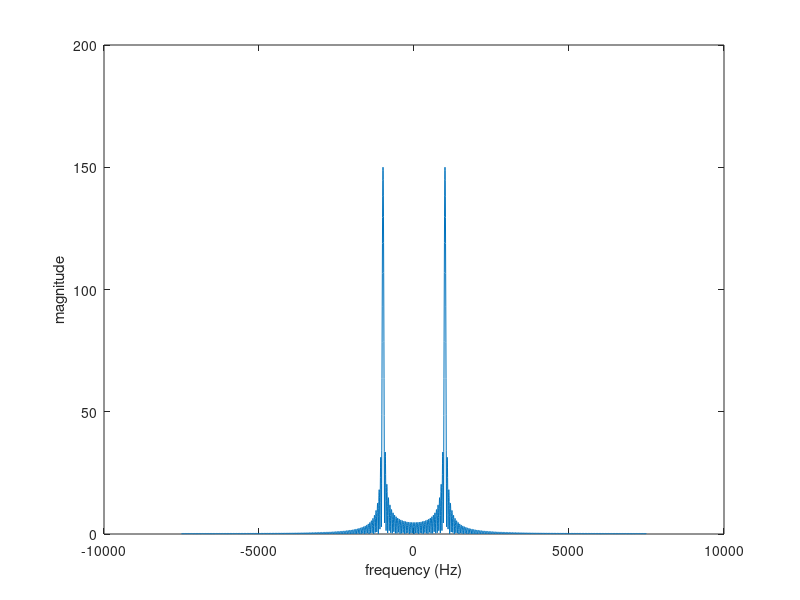
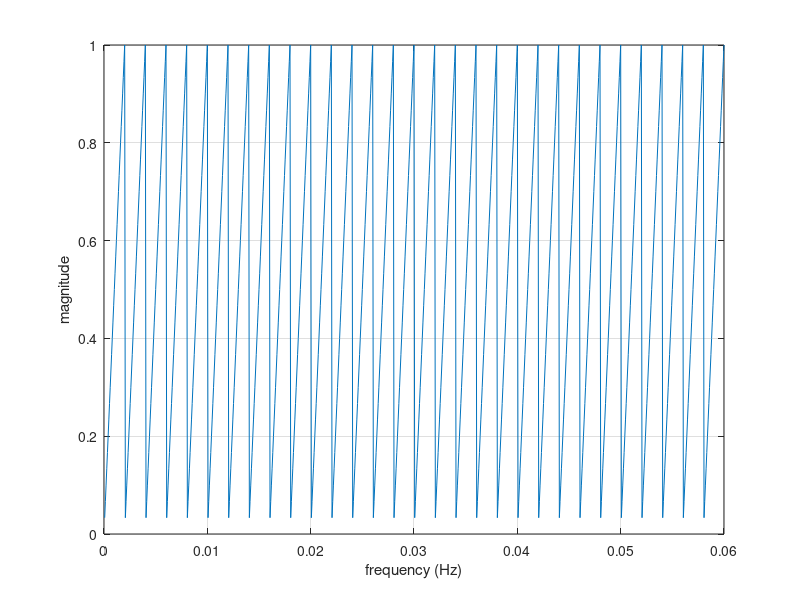
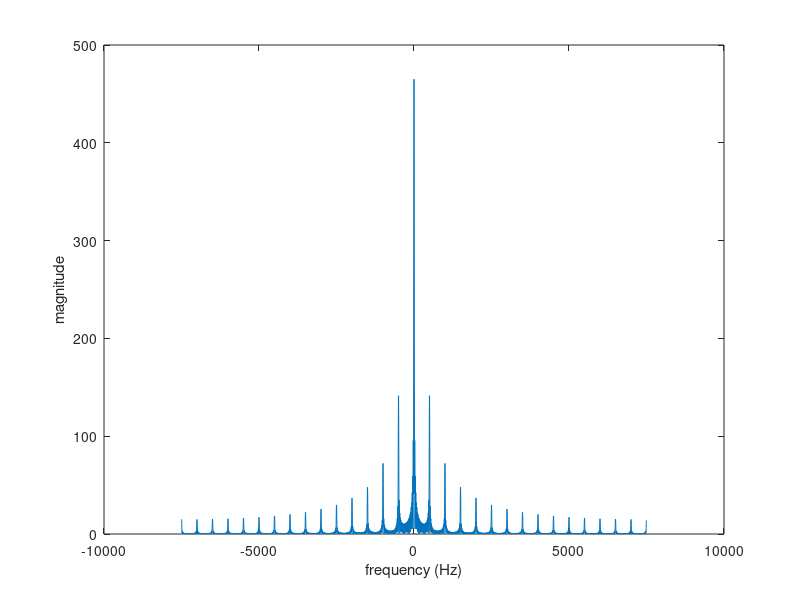

Write the MATLAB code that produced these figures, in order.
clear, clc;

%% Task 1

Fs = 15e3; % sampling frequency
T = 1/Fs; % sampling period

fc = 1e3; % frequency of sine wave
Tc = 1/fc; % length of one period of sine wave
num_cycles = 20;

t = T:T:num_cycles*Tc; 
x = sin(2*pi*fc*t);

X = fft(x, 4096); % perform Fast Fourier Transform
Xshifted = fftshift(X);
Xlength = 4096;
magSpec = abs(Xshifted);
freqAxis = (-Xlength/2:Xlength/2-1)*(Fs/Xlength);

figure(1)
plot(freqAxis, magSpec)
xlabel('frequency (Hz)')
ylabel('magnitude');


% amplitude is for signal in time domain, can be positivie or negative 
% amplitude is for signal in frequency domain, only positive

%% Task 2

T2 = 30*(1/Fs);
t = 1/Fs:1/Fs:0.002; %30*T2-1/Fs;
y = 500*t;
Y = repmat(y,1,30);
t2 = (1:length(Y)) * T;

figure(2)
plot(t2,Y)
grid on;
xlabel('frequency (Hz)')
ylabel('magnitude');


%% Task 3

Y_F = fft(Y, 4096);
Y_F_shifted = fftshift(Y_F);

magSpec2 = abs(Y_F_shifted);

figure(3)
plot(freqAxis,magSpec2)
xlabel('frequency (Hz)')
ylabel('magnitude');

